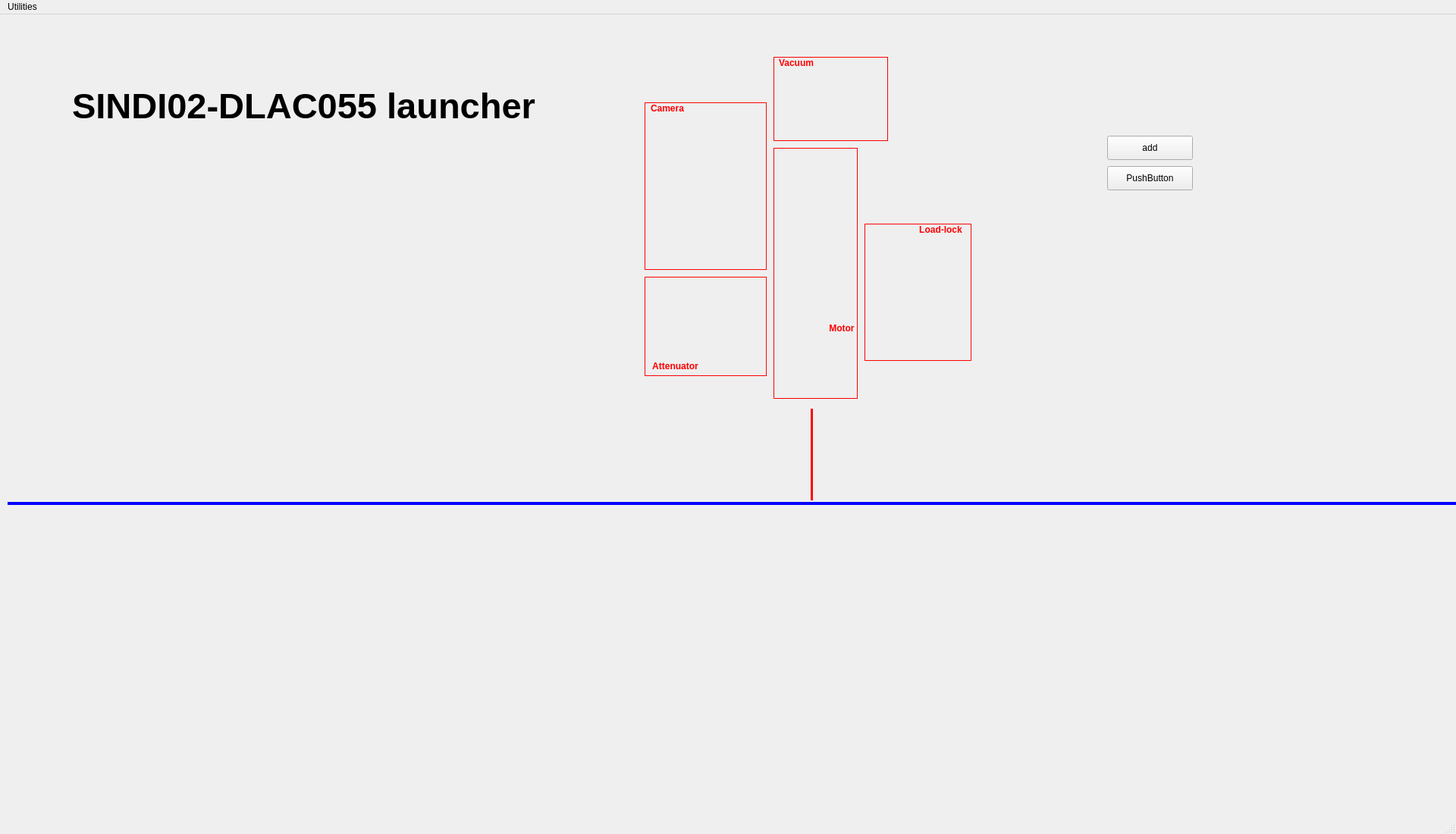
<?xml version="1.0" encoding="UTF-8"?>
<ui version="4.0">
 <class>MainWindow</class>
 <widget class="QMainWindow" name="MainWindow">
  <property name="geometry">
   <rect>
    <x>0</x>
    <y>0</y>
    <width>1920</width>
    <height>1100</height>
   </rect>
  </property>
  <property name="windowTitle">
   <string>ACHIP</string>
  </property>
  <property name="styleSheet">
   <string notr="true"/>
  </property>
  <widget class="QWidget" name="centralwidget">
   <widget class="QWidget" name="container" native="true">
    <property name="geometry">
     <rect>
      <x>20</x>
      <y>530</y>
      <width>1891</width>
      <height>271</height>
     </rect>
    </property>
    <widget class="QWidget" name="horizontalLayoutWidget">
     <property name="geometry">
      <rect>
       <x>10</x>
       <y>10</y>
       <width>1891</width>
       <height>251</height>
      </rect>
     </property>
     <layout class="QHBoxLayout" name="layoutMain"/>
    </widget>
   </widget>
   <widget class="QWidget" name="widgetChamber" native="true">
    <property name="geometry">
     <rect>
      <x>830</x>
      <y>46</y>
      <width>453</width>
      <height>480</height>
     </rect>
    </property>
    <widget class="QLabel" name="chamber">
     <property name="geometry">
      <rect>
       <x>0</x>
       <y>0</y>
       <width>453</width>
       <height>480</height>
      </rect>
     </property>
     <property name="minimumSize">
      <size>
       <width>453</width>
       <height>480</height>
      </size>
     </property>
     <property name="text">
      <string/>
     </property>
     <property name="textFormat">
      <enum>Qt::PlainText</enum>
     </property>
     <property name="pixmap">
      <pixmap>img/fullChamber.png</pixmap>
     </property>
     <property name="scaledContents">
      <bool>true</bool>
     </property>
     <property name="alignment">
      <set>Qt::AlignCenter</set>
     </property>
    </widget>
    <widget class="QLabel" name="label_5">
     <property name="geometry">
      <rect>
       <x>190</x>
       <y>10</y>
       <width>60</width>
       <height>16</height>
      </rect>
     </property>
     <property name="styleSheet">
      <string notr="true">color : red; font-weight: bold</string>
     </property>
     <property name="text">
      <string>Vacuum</string>
     </property>
     <property name="alignment">
      <set>Qt::AlignCenter</set>
     </property>
    </widget>
    <widget class="QPushButton" name="buttonFilter">
     <property name="geometry">
      <rect>
       <x>20</x>
       <y>300</y>
       <width>161</width>
       <height>131</height>
      </rect>
     </property>
     <property name="styleSheet">
      <string notr="true">border: 1px solid red;</string>
     </property>
     <property name="text">
      <string/>
     </property>
     <property name="checkable">
      <bool>false</bool>
     </property>
     <property name="flat">
      <bool>true</bool>
     </property>
    </widget>
    <widget class="QPushButton" name="buttonLoadLock">
     <property name="geometry">
      <rect>
       <x>310</x>
       <y>230</y>
       <width>141</width>
       <height>181</height>
      </rect>
     </property>
     <property name="styleSheet">
      <string notr="true">border: 1px solid red;</string>
     </property>
     <property name="text">
      <string/>
     </property>
     <property name="checkable">
      <bool>false</bool>
     </property>
     <property name="flat">
      <bool>true</bool>
     </property>
    </widget>
    <widget class="QPushButton" name="buttonCamera">
     <property name="geometry">
      <rect>
       <x>20</x>
       <y>70</y>
       <width>161</width>
       <height>221</height>
      </rect>
     </property>
     <property name="styleSheet">
      <string notr="true">border: 1px solid red;</string>
     </property>
     <property name="text">
      <string/>
     </property>
     <property name="checkable">
      <bool>false</bool>
     </property>
     <property name="flat">
      <bool>true</bool>
     </property>
    </widget>
    <widget class="QLabel" name="label_2">
     <property name="geometry">
      <rect>
       <x>250</x>
       <y>360</y>
       <width>60</width>
       <height>16</height>
      </rect>
     </property>
     <property name="styleSheet">
      <string notr="true">color : red; font-weight: bold</string>
     </property>
     <property name="text">
      <string>Motor</string>
     </property>
     <property name="alignment">
      <set>Qt::AlignCenter</set>
     </property>
    </widget>
    <widget class="QLabel" name="label_4">
     <property name="geometry">
      <rect>
       <x>370</x>
       <y>230</y>
       <width>81</width>
       <height>16</height>
      </rect>
     </property>
     <property name="styleSheet">
      <string notr="true">color : red; font-weight: bold</string>
     </property>
     <property name="text">
      <string>Load-lock</string>
     </property>
     <property name="alignment">
      <set>Qt::AlignCenter</set>
     </property>
    </widget>
    <widget class="QPushButton" name="buttonVacuum">
     <property name="geometry">
      <rect>
       <x>190</x>
       <y>10</y>
       <width>151</width>
       <height>111</height>
      </rect>
     </property>
     <property name="styleSheet">
      <string notr="true">border: 1px solid red;</string>
     </property>
     <property name="text">
      <string/>
     </property>
     <property name="checkable">
      <bool>false</bool>
     </property>
     <property name="flat">
      <bool>true</bool>
     </property>
    </widget>
    <widget class="QPushButton" name="buttonMotor">
     <property name="geometry">
      <rect>
       <x>190</x>
       <y>130</y>
       <width>111</width>
       <height>331</height>
      </rect>
     </property>
     <property name="styleSheet">
      <string notr="true">border: 1px solid red;</string>
     </property>
     <property name="text">
      <string/>
     </property>
     <property name="checkable">
      <bool>false</bool>
     </property>
     <property name="flat">
      <bool>true</bool>
     </property>
    </widget>
    <widget class="QLabel" name="label">
     <property name="geometry">
      <rect>
       <x>20</x>
       <y>70</y>
       <width>60</width>
       <height>16</height>
      </rect>
     </property>
     <property name="styleSheet">
      <string notr="true">color : red; font-weight: bold</string>
     </property>
     <property name="text">
      <string>Camera</string>
     </property>
     <property name="alignment">
      <set>Qt::AlignCenter</set>
     </property>
    </widget>
    <widget class="QLabel" name="label_3">
     <property name="geometry">
      <rect>
       <x>20</x>
       <y>410</y>
       <width>81</width>
       <height>16</height>
      </rect>
     </property>
     <property name="styleSheet">
      <string notr="true">color : red; font-weight: bold</string>
     </property>
     <property name="text">
      <string>Attenuator</string>
     </property>
     <property name="alignment">
      <set>Qt::AlignCenter</set>
     </property>
    </widget>
   </widget>
   <widget class="Line" name="line">
    <property name="geometry">
     <rect>
      <x>10</x>
      <y>630</y>
      <width>1911</width>
      <height>31</height>
     </rect>
    </property>
    <property name="styleSheet">
     <string notr="true">color: blue</string>
    </property>
    <property name="frameShadow">
     <enum>QFrame::Plain</enum>
    </property>
    <property name="lineWidth">
     <number>4</number>
    </property>
    <property name="orientation">
     <enum>Qt::Horizontal</enum>
    </property>
   </widget>
   <widget class="Line" name="line_3">
    <property name="geometry">
     <rect>
      <x>1060</x>
      <y>520</y>
      <width>20</width>
      <height>121</height>
     </rect>
    </property>
    <property name="styleSheet">
     <string notr="true">color: red</string>
    </property>
    <property name="frameShadow">
     <enum>QFrame::Plain</enum>
    </property>
    <property name="lineWidth">
     <number>3</number>
    </property>
    <property name="orientation">
     <enum>Qt::Vertical</enum>
    </property>
   </widget>
   <widget class="QPushButton" name="pushButton">
    <property name="geometry">
     <rect>
      <x>1460</x>
      <y>160</y>
      <width>113</width>
      <height>32</height>
     </rect>
    </property>
    <property name="text">
     <string>add</string>
    </property>
   </widget>
   <widget class="QPushButton" name="pushRemove">
    <property name="geometry">
     <rect>
      <x>1460</x>
      <y>200</y>
      <width>113</width>
      <height>32</height>
     </rect>
    </property>
    <property name="text">
     <string>PushButton</string>
    </property>
   </widget>
   <widget class="QLabel" name="label_6">
    <property name="geometry">
     <rect>
      <x>20</x>
      <y>30</y>
      <width>761</width>
      <height>181</height>
     </rect>
    </property>
    <property name="font">
     <font>
      <pointsize>35</pointsize>
      <weight>75</weight>
      <bold>true</bold>
     </font>
    </property>
    <property name="text">
     <string>SINDI02-DLAC055 launcher</string>
    </property>
    <property name="alignment">
     <set>Qt::AlignCenter</set>
    </property>
   </widget>
   <zorder>line_3</zorder>
   <zorder>line</zorder>
   <zorder>container</zorder>
   <zorder>widgetChamber</zorder>
   <zorder>pushButton</zorder>
   <zorder>pushRemove</zorder>
   <zorder>label_6</zorder>
  </widget>
  <widget class="QMenuBar" name="menubar">
   <property name="geometry">
    <rect>
     <x>0</x>
     <y>0</y>
     <width>1920</width>
     <height>22</height>
    </rect>
   </property>
   <widget class="QMenu" name="menuUtilities">
    <property name="title">
     <string>Utilities</string>
    </property>
    <addaction name="actionSet_BPM_threshold"/>
   </widget>
   <addaction name="menuUtilities"/>
  </widget>
  <widget class="QStatusBar" name="statusbar"/>
  <action name="actionSet_BPM_threshold">
   <property name="text">
    <string>Set BPM threshold</string>
   </property>
  </action>
 </widget>
 <resources/>
 <connections/>
</ui>
